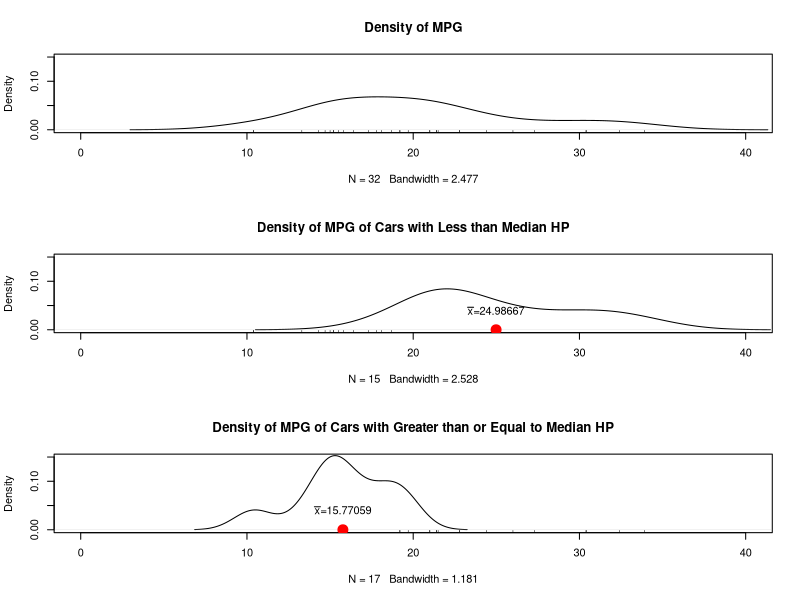
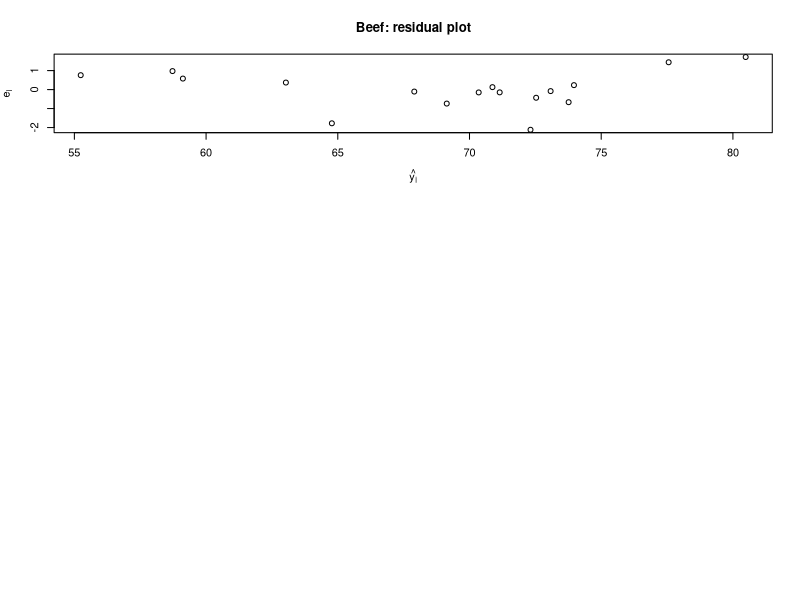
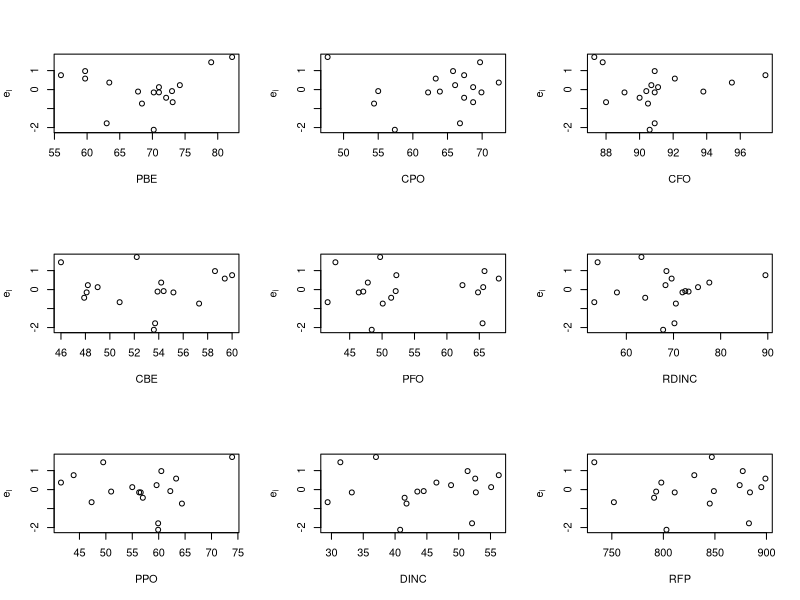
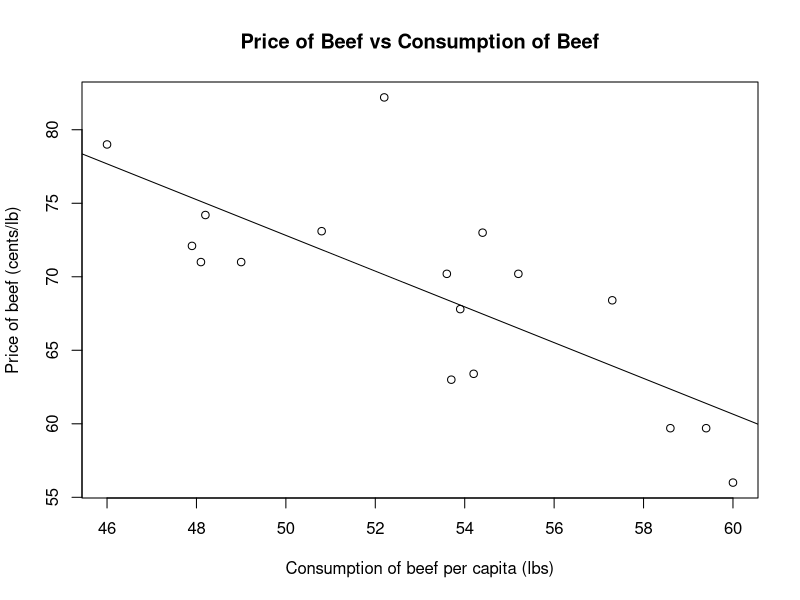
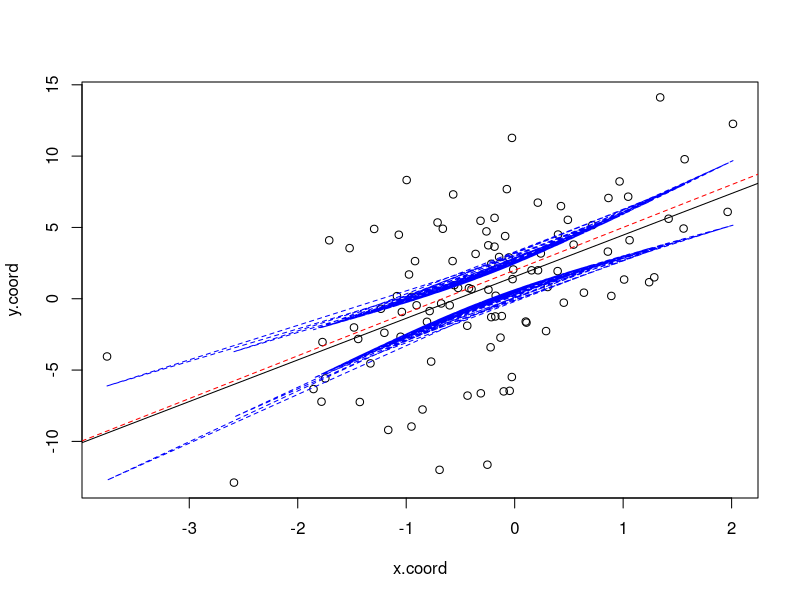

Here is the R script that generated these plots, in order:
## ---- chunk 1
par(mfrow = c(3,1))
plot(density(mtcars$mpg), xlim = c(0, 40), ylim = c(0, 0.15), main = "Density of MPG")
rug(mtcars$mpg)

plot(density(mtcars$mpg[mtcars$hp < median(mtcars$hp)]), xlim = c(0, 40), ylim = c(0, 0.15), main = "Density of MPG of Cars with Less than Median HP")
rug(mtcars$mpg[mtcars$mpg < median(mtcars$mpg)])
points(x = mean(mtcars$mpg[mtcars$hp < median(mtcars$hp)]), y = 0, cex = 2, pch = 19, col = "red")
text(x = mean(mtcars$mpg[mtcars$hp < median(mtcars$hp)]), y = .04, bquote(bar(x) * "=" * .(mean(mtcars$mpg[mtcars$hp < median(mtcars$hp)]))))

plot(density(mtcars$mpg[mtcars$hp >= median(mtcars$hp)]), xlim = c(0, 40), ylim = c(0, 0.15), main = "Density of MPG of Cars with Greater than or Equal to Median HP")
rug(mtcars$mpg[mtcars$mpg >= median(mtcars$mpg)])
points(x = mean(mtcars$mpg[mtcars$hp >= median(mtcars$hp)]), y = 0, cex = 2, pch = 19, col = "red")
text(x = mean(mtcars$mpg[mtcars$hp >= median(mtcars$hp)]), y = .04, bquote(bar(x) * "=" * .(mean(mtcars$mpg[mtcars$hp >= median(mtcars$hp)]))))
## ---- chunk 2
t.test(mtcars$mpg[mtcars$hp < median(mtcars$hp)], mtcars$mpg[mtcars$hp >= median(mtcars$hp)], alternative = "greater")
## ---- chunk 3
beef <- read.table("beef.txt", header = TRUE, comment.char = "%")
str(beef)
summary(beef)
## ---- chunk 4
fit <- lm(PBE ~ CBE + PPO + CPO + PFO + DINC + CFO + RDINC + RFP, data = beef)
summary(fit)
plot(x = fit$fitted.values, y = fit$residuals, main = "Beef: residual plot", ylab = expression(e[i]), xlab = expression(hat(y[i])))
m <- matrix(data = c(1, 2, 3, 4, 5, 6, 7, 8, 9), ncol = 3, nrow = 3)
layout(m)
plot(x = beef$PBE, y = fit$residuals, ylab = expression(e[i]), xlab = "PBE")
plot(x = beef$CBE, y = fit$residuals, ylab = expression(e[i]), xlab = "CBE")
plot(x = beef$PPO, y = fit$residuals, ylab = expression(e[i]), xlab = "PPO")
plot(x = beef$CPO, y = fit$residuals, ylab = expression(e[i]), xlab = "CPO")
plot(x = beef$PFO, y = fit$residuals, ylab = expression(e[i]), xlab = "PFO")
plot(x = beef$DINC, y = fit$residuals, ylab = expression(e[i]), xlab = "DINC")
plot(x = beef$CFO, y = fit$residuals, ylab = expression(e[i]), xlab = "CFO")
plot(x = beef$RDINC, y = fit$residuals, ylab = expression(e[i]), xlab = "RDINC")
plot(x = beef$RFP, y = fit$residuals, ylab = expression(e[i]), xlab = "RFP")
layout(1)
## ---- chunk 5
simple.fit <- lm(PBE ~ CBE, data = beef)
plot(x = beef$CBE, y = beef$PBE, main = "Price of Beef vs Consumption of Beef", xlab = "Consumption of beef per capita (lbs)", ylab = "Price of beef (cents/lb)")
abline(simple.fit)
## ---- chunk 6
x.coord <- replicate(n = 100, expr = rnorm(1))
e.i <- replicate(n = 100, expr = rnorm(1, 0, 4))
y.coord <- (2+(3*x.coord) + e.i)
fit.sim <- lm(y.coord ~ x.coord)
plot(x = x.coord, y = y.coord)
abline(fit.sim)
abline(2, 3, lty = 2, col = "red")
preds <- predict(fit.sim, interval = "confidence")
lines(x.coord, preds[ ,3], lty = 2, col = "blue")
lines(x.coord, preds[ ,2], lty = 2, col = "blue")

s <- sqrt((sum(fit.sim$residuals^2)/(100-2)))
s.yhat <- s*(sqrt((1/100) + ((x.coord - mean(x.coord))^2)/sum((x.coord - mean(x.coord))^2)))
t.value <- qt(.025, 98, lower.tail = FALSE)
conf.yhat <- (fit.sim$fitted.values + (t.value*s.yhat))

summary(fit.sim)
